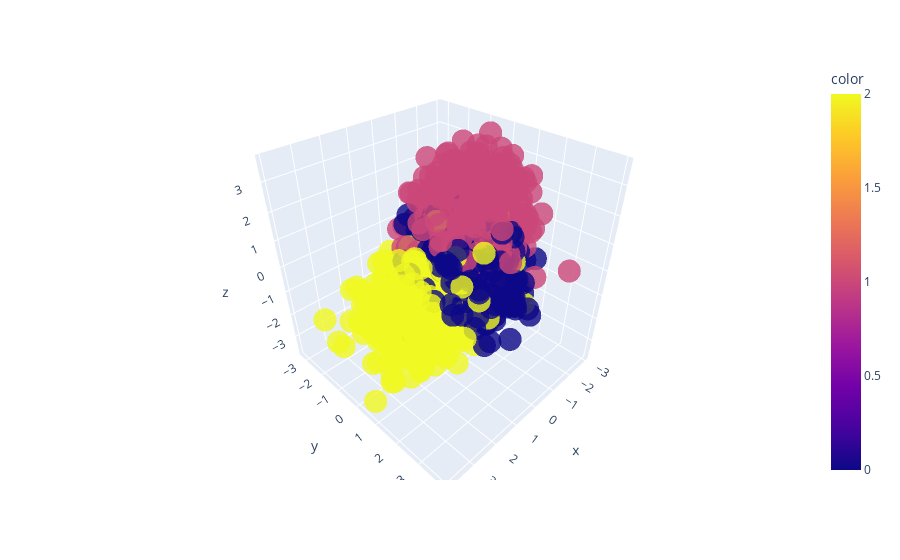

The notebook cell this image was saved under:
### Code cell
# We use Scikit-Learn’s make_classification function to generate synthetic data
# with 6 features, 2000 samples, and 3 classes.
from sklearn.datasets import make_classification

X, y = make_classification(n_features=6, n_classes=3, n_samples=2000, n_informative=2, random_state=5, n_clusters_per_class=1,)

# We can 3D plot the first three features of the data using the Plotly Express scatter_3d function.
import plotly.express as px
fig = px.scatter_3d(x=X[:, 0], y=X[:, 1], z=X[:, 2], color=y, opacity=0.8)
fig.show()

### Figure 1 — Plotly figure (JSON) as saved in the notebook; plotly's stock layout.template omitted (floating-point values rounded to 4 significant figures; data arrays with more than 128 entries replaced by an {"elided": "..."} marker saying what was removed)
{"data": [{"hovertemplate": "x=%{x}<br>y=%{y}<br>z=%{z}<br>color=%{marker.color}<extra></extra>", "legendgroup": "", "marker": {"color": {"elided": "2000 int values"}, "coloraxis": "coloraxis", "opacity": 0.8, "symbol": "circle"}, "mode": "markers", "name": "", "scene": "scene", "showlegend": false, "type": "scatter3d", "x": {"elided": "2000 float values"}, "y": {"elided": "2000 float values"}, "z": {"elided": "2000 float values"}}], "layout": {"coloraxis": {"colorbar": {"title": {"text": "color"}}, "colorscale": [[0, "#0d0887"], [0.1111, "#46039f"], [0.2222, "#7201a8"], [0.3333, "#9c179e"], [0.4444, "#bd3786"], [0.5556, "#d8576b"], [0.6667, "#ed7953"], [0.7778, "#fb9f3a"], [0.8889, "#fdca26"], [1, "#f0f921"]]}, "legend": {"tracegroupgap": 0}, "margin": {"t": 60}, "scene": {"domain": {"x": [0, 1], "y": [0, 1]}, "xaxis": {"title": {"text": "x"}}, "yaxis": {"title": {"text": "y"}}, "zaxis": {"title": {"text": "z"}}}}}
